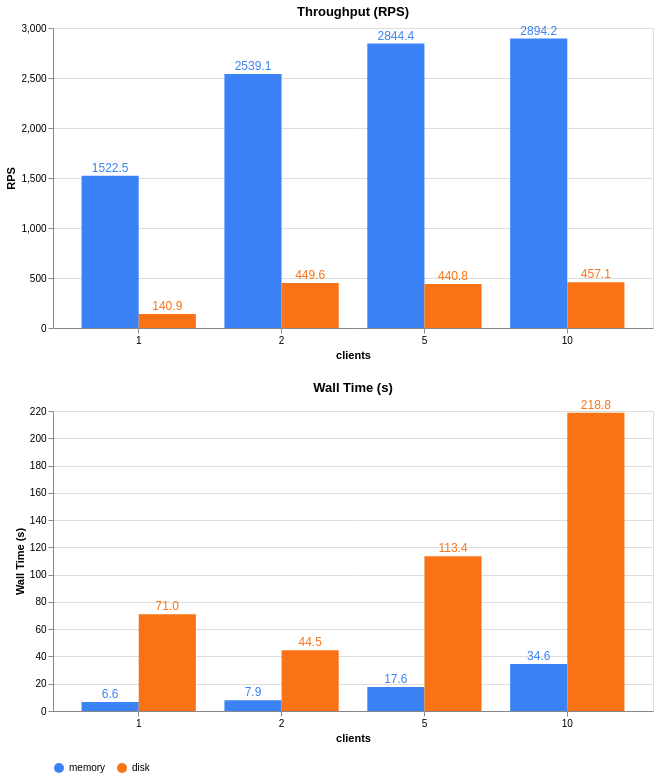

The code cell stored with this chart in its notebook:
### Code cell
def make_chart(
    y_field,
    y_title,
    chart_title,
):
    bars = (
        alt.Chart(alt.Data(values=results))
        .mark_bar()
        .encode(
            x=alt.X(
                "clients:O",
                title="clients",
                sort=["1", "2", "5", "10"],
                axis=alt.Axis(labelAngle=0),
            ),
            xOffset="storage:N",
            y=alt.Y(f"{y_field}:Q", title=y_title, aggregate="sum"),
            color=alt.Color(
                "storage:N",
                scale=alt.Scale(
                    domain=["memory", "disk"], range=["#3b82f6", "#f97316"]
                ),
                legend=alt.Legend(title=None, orient="bottom"),
            ),
        )
    )
    labels = bars.mark_text(dy=-8, fontSize=12).encode(
        text=alt.Text(f"{y_field}:Q", format=".1f", aggregate="sum"),
    )
    return (bars + labels).properties(title=chart_title, width=600)


# make charts
(
    make_chart("RPS", "RPS", "Throughput (RPS)")
    & make_chart("wall_time", "Wall Time (s)", "Wall Time (s)")
).show()

### Figure 1 — Vega-Lite specification as saved in the notebook (floating-point values rounded to 4 significant figures)
{"config": {"view": {"continuousWidth": 300, "continuousHeight": 300}}, "vconcat": [{"layer": [{"mark": {"type": "bar"}, "encoding": {"color": {"field": "storage", "legend": {"orient": "bottom", "title": null}, "scale": {"domain": ["memory", "disk"], "range": ["#3b82f6", "#f97316"]}, "type": "nominal"}, "x": {"axis": {"labelAngle": 0}, "field": "clients", "sort": ["1", "2", "5", "10"], "title": "clients", "type": "ordinal"}, "xOffset": {"field": "storage", "type": "nominal"}, "y": {"aggregate": "sum", "field": "RPS", "title": "RPS", "type": "quantitative"}}}, {"mark": {"type": "text", "dy": -8, "fontSize": 12}, "encoding": {"color": {"field": "storage", "legend": {"orient": "bottom", "title": null}, "scale": {"domain": ["memory", "disk"], "range": ["#3b82f6", "#f97316"]}, "type": "nominal"}, "text": {"aggregate": "sum", "field": "RPS", "format": ".1f", "type": "quantitative"}, "x": {"axis": {"labelAngle": 0}, "field": "clients", "sort": ["1", "2", "5", "10"], "title": "clients", "type": "ordinal"}, "xOffset": {"field": "storage", "type": "nominal"}, "y": {"aggregate": "sum", "field": "RPS", "title": "RPS", "type": "quantitative"}}}], "data": {"values": [{"clients": "1", "storage": "memory", "RPS": 1522.0, "wall_time": 6.568}, {"clients": "2", "storage": "memory", "RPS": 2539.0, "wall_time": 7.877}, {"clients": "5", "storage": "memory", "RPS": 2844.0, "wall_time": 17.58}, {"clients": "10", "storage": "memory", "RPS": 2894.0, "wall_time": 34.55}, {"clients": "1", "storage": "disk", "RPS": 140.9, "wall_time": 71.0}, {"clients": "2", "storage": "disk", "RPS": 449.6, "wall_time": 44.48}, {"clients": "5", "storage": "disk", "RPS": 440.8, "wall_time": 113.4}, {"clients": "10", "storage": "disk", "RPS": 457.1, "wall_time": 218.8}]}, "title": "Throughput (RPS)", "width": 600}, {"layer": [{"mark": {"type": "bar"}, "encoding": {"color": {"field": "storage", "legend": {"orient": "bottom", "title": null}, "scale": {"domain": ["memory", "disk"], "range": ["#3b82f6", "#f97316"]}, "type": "nominal"}, "x": {"axis": {"labelAngle": 0}, "field": "clients", "sort": ["1", "2", "5", "10"], "title": "clients", "type": "ordinal"}, "xOffset": {"field": "storage", "type": "nominal"}, "y": {"aggregate": "sum", "field": "wall_time", "title": "Wall Time (s)", "type": "quantitative"}}}, {"mark": {"type": "text", "dy": -8, "fontSize": 12}, "encoding": {"color": {"field": "storage", "legend": {"orient": "bottom", "title": null}, "scale": {"domain": ["memory", "disk"], "range": ["#3b82f6", "#f97316"]}, "type": "nominal"}, "text": {"aggregate": "sum", "field": "wall_time", "format": ".1f", "type": "quantitative"}, "x": {"axis": {"labelAngle": 0}, "field": "clients", "sort": ["1", "2", "5", "10"], "title": "clients", "type": "ordinal"}, "xOffset": {"field": "storage", "type": "nominal"}, "y": {"aggregate": "sum", "field": "wall_time", "title": "Wall Time (s)", "type": "quantitative"}}}], "data": {"values": [{"clients": "1", "storage": "memory", "RPS": 1522.0, "wall_time": 6.568}, {"clients": "2", "storage": "memory", "RPS": 2539.0, "wall_time": 7.877}, {"clients": "5", "storage": "memory", "RPS": 2844.0, "wall_time": 17.58}, {"clients": "10", "storage": "memory", "RPS": 2894.0, "wall_time": 34.55}, {"clients": "1", "storage": "disk", "RPS": 140.9, "wall_time": 71.0}, {"clients": "2", "storage": "disk", "RPS": 449.6, "wall_time": 44.48}, {"clients": "5", "storage": "disk", "RPS": 440.8, "wall_time": 113.4}, {"clients": "10", "storage": "disk", "RPS": 457.1, "wall_time": 218.8}]}, "title": "Wall Time (s)", "width": 600}], "$schema": "https://vega.github.io/schema/vega-lite/v6.1.0.json"}
